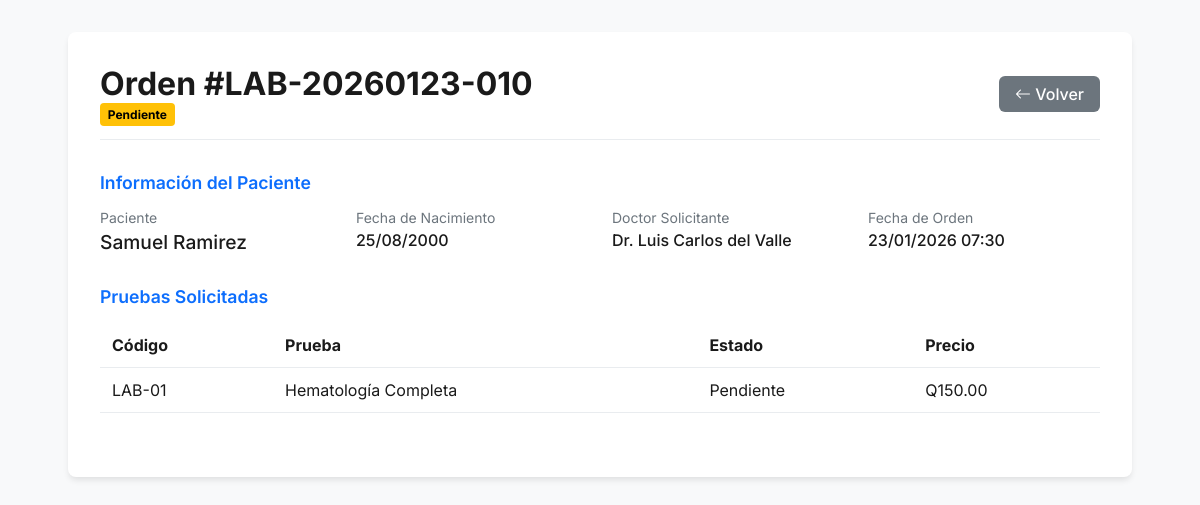
The page /php/laboratory/ver_orden.php?id=13 (signed in) on the database its author committed.
### tables this page shows
CREATE TABLE `ordenes_laboratorio` (
  `id_orden` int NOT NULL,
  `numero_orden` varchar(20) NOT NULL,
  `id_paciente` int NOT NULL,
  `id_doctor` int DEFAULT NULL,
  `id_encamamiento` int DEFAULT NULL COMMENT 'NULL si es paciente ambulatorio',
  `fecha_orden` datetime NOT NULL,
  `prioridad` enum('Rutina','Urgente','STAT') DEFAULT 'Rutina',
  `estado` enum('Pendiente','Muestra_Recibida','En_Proceso','Completada','Cancelada','Entregada') DEFAULT 'Pendiente',
  `diagnostico_clinico` text,
  `indicaciones_especiales` text,
  `observaciones` text,
  `creado_por` int DEFAULT NULL,
  `fecha_muestra_recibida` datetime DEFAULT NULL,
  `fecha_completada` datetime DEFAULT NULL,
  `fecha_entregada` datetime DEFAULT NULL,
  `entregado_a` varchar(255) DEFAULT NULL,
  `metodo_entrega` enum('En_Persona','Correo','WhatsApp','Sistema') DEFAULT 'En_Persona',
  `fecha_creacion` timestamp NULL DEFAULT CURRENT_TIMESTAMP,
  `fecha_actualizacion` timestamp NULL DEFAULT CURRENT_TIMESTAMP ON UPDATE CURRENT_TIMESTAMP,
  `archivo_resultados` text
);

CREATE TABLE `pacientes` (
  `id_paciente` int NOT NULL,
  `nombre` varchar(100) NOT NULL,
  `apellido` varchar(100) NOT NULL,
  `fecha_nacimiento` date NOT NULL,
  `genero` enum('Masculino','Femenino') NOT NULL,
  `direccion` varchar(255) DEFAULT NULL,
  `telefono` varchar(15) DEFAULT NULL,
  `correo` varchar(100) DEFAULT NULL,
  `fecha_registro` timestamp NULL DEFAULT CURRENT_TIMESTAMP
);

CREATE TABLE `usuarios` (
  `idUsuario` int NOT NULL,
  `usuario` varchar(255) NOT NULL,
  `password` varchar(255) NOT NULL,
  `nombre` varchar(255) NOT NULL,
  `apellido` varchar(255) NOT NULL,
  `especialidad` varchar(255) DEFAULT NULL,
  `tipoUsuario` enum('admin','doc','user','') NOT NULL,
  `clinica` varchar(255) NOT NULL,
  `telefono` varchar(255) NOT NULL,
  `email` varchar(255) NOT NULL,
  `permisos_modulos` text
);

CREATE TABLE `orden_pruebas` (
  `id_orden_prueba` int NOT NULL,
  `id_orden` int NOT NULL,
  `id_prueba` int NOT NULL,
  `estado` enum('Pendiente','Muestra_Recibida','En_Proceso','Resultados_Parciales','Completada','Validada','Cancelada') DEFAULT 'Pendiente',
  `fecha_muestra_recibida` datetime DEFAULT NULL,
  `fecha_inicio_proceso` datetime DEFAULT NULL,
  `fecha_completada` datetime DEFAULT NULL,
  `fecha_validada` datetime DEFAULT NULL,
  `notas_tecnico` text,
  `archivo_resultados` varchar(255) DEFAULT NULL,
  `procesado_por` int DEFAULT NULL,
  `validado_por` int DEFAULT NULL,
  `fecha_creacion` timestamp NULL DEFAULT CURRENT_TIMESTAMP,
  `fecha_actualizacion` timestamp NULL DEFAULT CURRENT_TIMESTAMP ON UPDATE CURRENT_TIMESTAMP
);

CREATE TABLE `catalogo_pruebas` (
  `id_prueba` int NOT NULL,
  `codigo_prueba` varchar(20) NOT NULL,
  `nombre_prueba` varchar(255) NOT NULL,
  `abreviatura` varchar(50) DEFAULT NULL,
  `muestra_requerida` varchar(100) DEFAULT NULL COMMENT 'Ej: Sangre Total (EDTA)',
  `metodo_toma` varchar(500) DEFAULT NULL COMMENT 'Instrucciones de toma de muestra',
  `precio` decimal(10,2) NOT NULL DEFAULT '0.00',
  `tiempo_procesamiento_horas` int DEFAULT '24',
  `requiere_ayuno` tinyint(1) DEFAULT '0',
  `horas_ayuno` int DEFAULT NULL,
  `estado` enum('Activo','Inactivo','Descontinuado') DEFAULT 'Activo',
  `categoria` varchar(100) DEFAULT NULL COMMENT 'Ej: Hematología, Química, Hormonas',
  `notas` text,
  `fecha_creacion` timestamp NULL DEFAULT CURRENT_TIMESTAMP,
  `fecha_actualizacion` timestamp NULL DEFAULT CURRENT_TIMESTAMP ON UPDATE CURRENT_TIMESTAMP
);

### php/laboratory/ver_orden.php (the view, shortened to what this page needs)
<?php
try {
    $database = new Database();
    $conn = $database->getConnection();
    $id_orden = $_GET['id'] ?? null;
    $stmt = $conn->prepare("
        SELECT ol.*, p.nombre, p.apellido, p.genero, p.fecha_nacimiento,
               u.nombre as doctor_nombre, u.apellido as doctor_apellido
        FROM ordenes_laboratorio ol
        JOIN pacientes p ON ol.id_paciente = p.id_paciente
        LEFT JOIN usuarios u ON ol.id_doctor = u.idUsuario
        WHERE ol.id_orden = ?
    ");
    $stmt->execute([$id_orden]);
    $orden = $stmt->fetch(PDO::FETCH_ASSOC);
    $stmt = $conn->prepare("
        SELECT op.*, cp.nombre_prueba, cp.codigo_prueba, cp.precio
        FROM orden_pruebas op
        JOIN catalogo_pruebas cp ON op.id_prueba = cp.id_prueba
        WHERE op.id_orden = ?
    ");
    $stmt->execute([$id_orden]);
    $pruebas = $stmt->fetchAll(PDO::FETCH_ASSOC);
} catch (Exception $e) {
    die("Error: " . $e->getMessage());
}
?>
<!DOCTYPE html>
<html lang="es" data-theme="light">
<head>
    <link rel="stylesheet" href="https://cdn.jsdelivr.net/npm/bootstrap-icons@1.10.0/font/bootstrap-icons.css">
</head>
<body>
    <div class="container">
        <div class="header">
            <div>
                <h1 style="margin:0">Orden #<?php echo htmlspecialchars($orden['numero_orden']); ?></h1>
                <span class="badge <?php echo $orden['estado'] == 'Completada' ? 'bg-success' : 'bg-warning'; ?>">
                    <?php echo $orden['estado']; ?>
                </span>
            </div>
            <a href="index.php" class="btn btn-secondary">
                <i class="bi bi-arrow-left"></i> Volver
            </a>
        </div>
        <div class="section">
            <h3 class="section-title">Información del Paciente</h3>
            <div class="info-grid">
                <div class="info-item">
                    <label>Paciente</label>
                    <div style="font-size: 1.2rem">
                        <?php echo htmlspecialchars($orden['nombre'] . ' ' . $orden['apellido']); ?>
                    </div>
                </div>
                <div class="info-item">
                    <label>Fecha de Nacimiento</label>
                    <div><?php echo date('d/m/Y', strtotime($orden['fecha_nacimiento'])); ?></div>
                </div>
                <div class="info-item">
                    <label>Doctor Solicitante</label>
                    <div>
                        <?php echo $orden['doctor_nombre'] ? "Dr. {$orden['doctor_nombre']} {$orden['doctor_apellido']}" : 'N/A'; ?>
                    </div>
                </div>
                <div class="info-item">
                    <label>Fecha de Orden</label>
                    <div><?php echo date('d/m/Y H:i', strtotime($orden['fecha_orden'])); ?></div>
                </div>
            </div>
        </div>
        <div class="section">
            <h3 class="section-title">Pruebas Solicitadas</h3>
            <table class="table">
                <thead>
                    <tr>
                        <th>Código</th>
                        <th>Prueba</th>
                        <th>Estado</th>
                        <th>Precio</th>
                    </tr>
                </thead>
                <tbody>
                    <?php foreach ($pruebas as $prueba): ?>
                        <tr>
                            <td><?php echo htmlspecialchars($prueba['codigo_prueba']); ?></td>
                            <td><?php echo htmlspecialchars($prueba['nombre_prueba']); ?></td>
                            <td><?php echo $prueba['estado']; ?></td>
                            <td><?php
                            $precio = isset($prueba['precio']) ? $prueba['precio'] : 0;
                            echo 'Q' . number_format($precio, 2);
                            ?></td>
                        </tr>
                    <?php endforeach; ?>
                </tbody>
            </table>
        </div>
    </div>
</body>
</html>

### php/laboratory/ver_orden.php (style rules this page uses)
:root { --color-bg: #ffffff; --color-text: #1a1a1a; --color-border: #e9ecef; --color-card: #ffffff; --color-primary: #0d6efd; --space-md: 1rem; --space-lg: 1.5rem; --radius-md: 0.5rem; --font-family: 'Inter', sans-serif; }
body { font-family: var(--font-family); background-color: #f8f9fa; color: var(--color-text); margin: 0; padding: 2rem; }
.container { max-width: 1000px; margin: 0 auto; background: var(--color-card); padding: 2rem; border-radius: var(--radius-md); box-shadow: 0 4px 6px -1px rgba(0, 0, 0, 0.1); }
.header { display: flex; justify-content: space-between; align-items: center; margin-bottom: 2rem; padding-bottom: 1rem; border-bottom: 1px solid var(--color-border); }
.section { margin-bottom: 2rem; }
.section-title { font-size: 1.1rem; font-weight: 600; margin-bottom: 1rem; color: var(--color-primary); }
.info-grid { display: grid; grid-template-columns: repeat(auto-fit, minmax(200px, 1fr)); gap: 1.5rem; }
.info-item label { display: block; font-size: 0.875rem; color: #6c757d; margin-bottom: 0.25rem; }
.info-item div { font-weight: 500; }
.table { width: 100%; border-collapse: collapse; }
.table th, .table td { padding: 0.75rem; text-align: left; border-bottom: 1px solid var(--color-border); }
.badge { padding: 0.35em 0.65em; border-radius: 0.25rem; font-size: 0.75em; font-weight: 700; }
.bg-warning { background-color: #ffc107; color: #000; }
.btn { display: inline-block; padding: 0.5rem 1rem; background: var(--color-primary); color: white; text-decoration: none; border-radius: 0.375rem; font-weight: 500; }
.btn-secondary { background: #6c757d; }

### rows shown on the page
ordenes_laboratorio: numero_orden "LAB-20260123-010", estado "Pendiente", id_paciente.apellido "Samuel Ramirez", id_paciente.fecha_nacimiento "25/08/2000", id_doctor.nombre "Luis Carlos", id_doctor.apellido "del Valle", fecha_orden "23/01/2026 07:30"
orden_pruebas: id_prueba.codigo_prueba "LAB-01", id_prueba.nombre_prueba "Hematología Completa", estado "Pendiente", id_prueba.precio "150.00"
